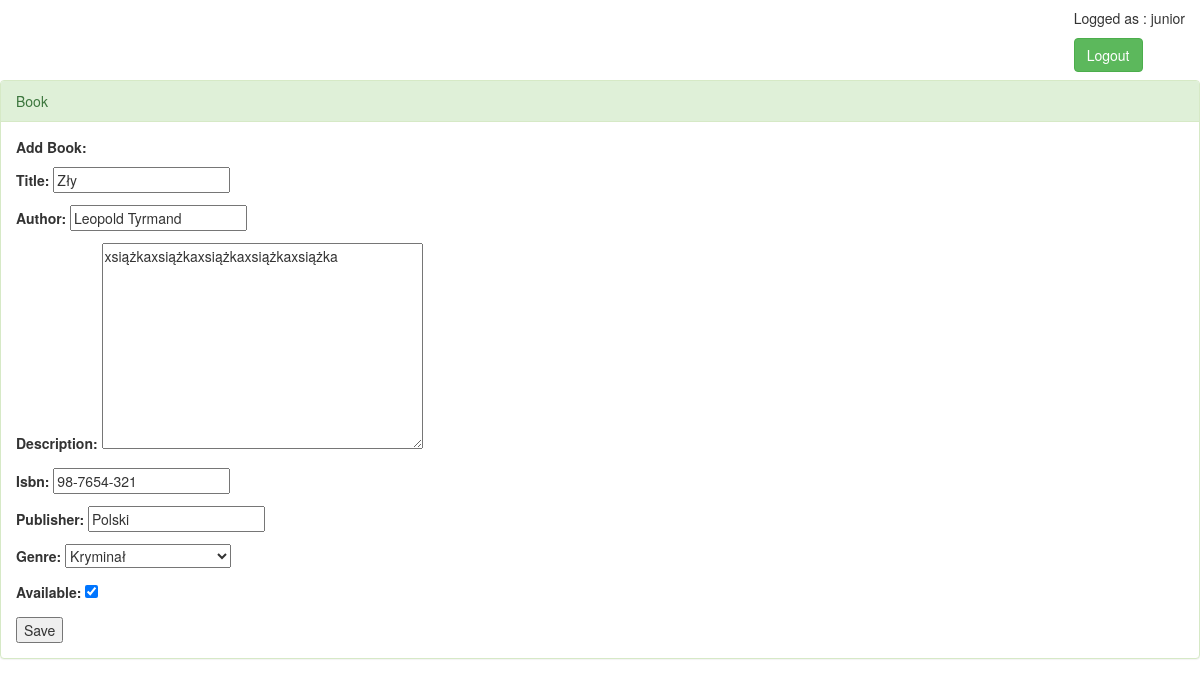
Page /book_edit/2/ (signed in) on the committed database.
### books/models.py (models this page shows, shortened)
class Book(models.Model):
    title = models.CharField(max_length=128)
    author = models.CharField(max_length=128)
    description = models.TextField(null=True, blank=True)
    isbn = models.CharField(max_length=17)
    publisher = models.CharField(max_length=128)
    genre = models.IntegerField(choices=GENRES)
    available = models.BooleanField(default=True)

### books/views.py (the view)
# urls.py: url(r'^book_edit/(?P<pk>\d+)/?$', BookUpdateGeneric.as_view(), name='book-edit'),
class BookUpdateGeneric(UpdateView):
    model = Book
    fields = '__all__'
    success_url = 'all'

### books/templates/books/book_form.html (shortened to what this page needs)
{% extends 'books/base_template.html' %}
{% block content %}
    <div class="panel panel-success">
        <div class="panel-heading">
            Book
        </div>
        <div class="panel-body">
            <p><b>Add Book:</b></p>
            <div>
                <form action="" method="post">
                    {{ form.as_p }}
                    <input type="submit" value="Save">
                </form>
            </div>
        </div>
    </div>
{% endblock %}

### books/templates/books/base_template.html (shortened to what this page needs)
<!DOCTYPE html>
<html lang="en">
<head>
    <link rel="stylesheet" href="https://maxcdn.bootstrapcdn.com/bootstrap/3.3.7/css/bootstrap.min.css">
    <link rel="stylesheet" href="https://maxcdn.bootstrapcdn.com/font-awesome/4.6.3/css/font-awesome.min.css">
    <link rel="stylesheet" href="https://cdn.datatables.net/1.10.13/css/jquery.dataTables.min.css">
</head>
<body>
    <div class="navbar-collapse collapse">
        <div class="navbar-form navbar-right">
            {% if user.is_authenticated %}
                <p> Logged as : {{ user.username }}</p>
                <a id="logout" href="/accounts/logout" class="btn btn-success">Logout</a>
            {% else %}
                 <a id="google_login" href="/all" class="btn btn-success">Sign in with Google</a>
            {% endif %}
        </div>
    </div>
    <div class="content-block">
        {% block content %}
        {% endblock %}
    </div>
</body>
</html>

### rows in the picture
Book: title "Zły", author "Leopold Tyrmand", description "xsiążkaxsiążkaxsiążkaxsiążkaxsiążka", isbn "98-7654-321", publisher "Polski", genre "Kryminał", available "☑"

### other values in the picture
{{ user.username }} "junior"
